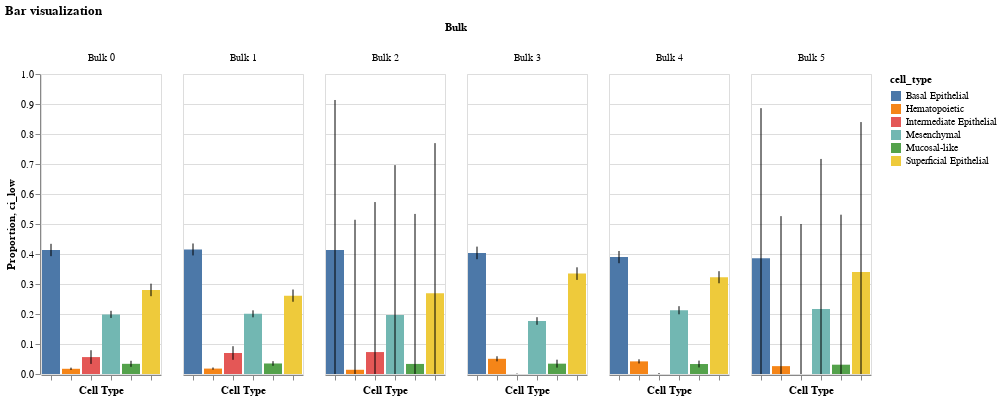

Notebook cell for this chart:
### Code cell
model.plot_proportions('bar').properties(title="Bar visualization ")

### Figure 1 — Vega-Lite specification as saved in the notebook (floating-point values rounded to 4 significant figures)
{"config": {"view": {"continuousWidth": 400, "continuousHeight": 300}}, "data": {"name": "data-b073ded25fb3da4830ee53681942ce66"}, "facet": {"column": {"field": "index", "title": "Bulk", "type": "nominal"}}, "spec": {"layer": [{"mark": "bar", "encoding": {"color": {"field": "cell_type", "type": "nominal"}, "x": {"axis": {"labels": false, "title": "Cell Type"}, "field": "cell_type", "type": "nominal"}, "y": {"axis": {"title": "Proportion"}, "field": "proportion", "type": "quantitative"}}}, {"mark": "errorbar", "encoding": {"x": {"axis": {"labels": false, "title": "Cell Type"}, "field": "cell_type", "type": "nominal"}, "y": {"field": "ci_low", "type": "quantitative"}, "y2": {"field": "ci_high"}}}]}, "title": "Bar visualization ", "$schema": "https://vega.github.io/schema/vega-lite/v4.17.0.json", "datasets": {"data-b073ded25fb3da4830ee53681942ce66": [{"index": "Bulk 0", "cell_type": "Basal Epithelial", "proportion": 0.4134, "ci_err": 0.02056, "ci_low": 0.3928, "ci_high": 0.4339}, {"index": "Bulk 1", "cell_type": "Basal Epithelial", "proportion": 0.4152, "ci_err": 0.01993, "ci_low": 0.3952, "ci_high": 0.4351}, {"index": "Bulk 2", "cell_type": "Basal Epithelial", "proportion": 0.4133, "ci_err": 0.5, "ci_low": 0.0, "ci_high": 0.9133}, {"index": "Bulk 3", "cell_type": "Basal Epithelial", "proportion": 0.4036, "ci_err": 0.02102, "ci_low": 0.3826, "ci_high": 0.4246}, {"index": "Bulk 4", "cell_type": "Basal Epithelial", "proportion": 0.3896, "ci_err": 0.02036, "ci_low": 0.3693, "ci_high": 0.41}, {"index": "Bulk 5", "cell_type": "Basal Epithelial", "proportion": 0.3861, "ci_err": 0.5, "ci_low": 0.0, "ci_high": 0.8861}, {"index": "Bulk 0", "cell_type": "Hematopoietic", "proportion": 0.01738, "ci_err": 0.00384, "ci_low": 0.01354, "ci_high": 0.02122}, {"index": "Bulk 1", "cell_type": "Hematopoietic", "proportion": 0.01803, "ci_err": 0.003632, "ci_low": 0.0144, "ci_high": 0.02166}, {"index": "Bulk 2", "cell_type": "Hematopoietic", "proportion": 0.01411, "ci_err": 0.5, "ci_low": 0.0, "ci_high": 0.5141}, {"index": "Bulk 3", "cell_type": "Hematopoietic", "proportion": 0.05068, "ci_err": 0.008439, "ci_low": 0.04224, "ci_high": 0.05911}, {"index": "Bulk 4", "cell_type": "Hematopoietic", "proportion": 0.04209, "ci_err": 0.006963, "ci_low": 0.03512, "ci_high": 0.04905}, {"index": "Bulk 5", "cell_type": "Hematopoietic", "proportion": 0.02623, "ci_err": 0.5, "ci_low": 0.0, "ci_high": 0.5262}, {"index": "Bulk 0", "cell_type": "Intermediate Epithelial", "proportion": 0.05636, "ci_err": 0.02282, "ci_low": 0.03354, "ci_high": 0.07917}, {"index": "Bulk 1", "cell_type": "Intermediate Epithelial", "proportion": 0.06994, "ci_err": 0.0227, "ci_low": 0.04724, "ci_high": 0.09264}, {"index": "Bulk 2", "cell_type": "Intermediate Epithelial", "proportion": 0.07313, "ci_err": 0.5, "ci_low": 0.0, "ci_high": 0.5731}, {"index": "Bulk 3", "cell_type": "Intermediate Epithelial", "proportion": 0.0, "ci_err": 0.001572, "ci_low": 0.0, "ci_high": 0.001572}, {"index": "Bulk 4", "cell_type": "Intermediate Epithelial", "proportion": 0.0, "ci_err": 0.003161, "ci_low": 0.0, "ci_high": 0.003161}, {"index": "Bulk 5", "cell_type": "Intermediate Epithelial", "proportion": 0.0, "ci_err": 0.5, "ci_low": 0.0, "ci_high": 0.5}, {"index": "Bulk 0", "cell_type": "Mesenchymal", "proportion": 0.1987, "ci_err": 0.01185, "ci_low": 0.1869, "ci_high": 0.2106}, {"index": "Bulk 1", "cell_type": "Mesenchymal", "proportion": 0.2006, "ci_err": 0.01166, "ci_low": 0.189, "ci_high": 0.2123}, {"index": "Bulk 2", "cell_type": "Mesenchymal", "proportion": 0.1963, "ci_err": 0.5, "ci_low": 0.0, "ci_high": 0.6963}, {"index": "Bulk 3", "cell_type": "Mesenchymal", "proportion": 0.1766, "ci_err": 0.01271, "ci_low": 0.1639, "ci_high": 0.1893}, {"index": "Bulk 4", "cell_type": "Mesenchymal", "proportion": 0.2125, "ci_err": 0.01358, "ci_low": 0.1989, "ci_high": 0.2261}, {"index": "Bulk 5", "cell_type": "Mesenchymal", "proportion": 0.2169, "ci_err": 0.5, "ci_low": 0.0, "ci_high": 0.7169}, {"index": "Bulk 0", "cell_type": "Mucosal-like", "proportion": 0.03393, "ci_err": 0.01012, "ci_low": 0.02381, "ci_high": 0.04405}, {"index": "Bulk 1", "cell_type": "Mucosal-like", "proportion": 0.03506, "ci_err": 0.007715, "ci_low": 0.02735, "ci_high": 0.04278}, {"index": "Bulk 2", "cell_type": "Mucosal-like", "proportion": 0.03357, "ci_err": 0.5, "ci_low": 0.0, "ci_high": 0.5336}, {"index": "Bulk 3", "cell_type": "Mucosal-like", "proportion": 0.03446, "ci_err": 0.01326, "ci_low": 0.02121, "ci_high": 0.04772}, {"index": "Bulk 4", "cell_type": "Mucosal-like", "proportion": 0.03323, "ci_err": 0.01131, "ci_low": 0.02192, "ci_high": 0.04454}, {"index": "Bulk 5", "cell_type": "Mucosal-like", "proportion": 0.03103, "ci_err": 0.5, "ci_low": 0.0, "ci_high": 0.531}, {"index": "Bulk 0", "cell_type": "Superficial Epithelial", "proportion": 0.2802, "ci_err": 0.02089, "ci_low": 0.2593, "ci_high": 0.3011}, {"index": "Bulk 1", "cell_type": "Superficial Epithelial", "proportion": 0.2612, "ci_err": 0.0204, "ci_low": 0.2408, "ci_high": 0.2816}, {"index": "Bulk 2", "cell_type": "Superficial Epithelial", "proportion": 0.2696, "ci_err": 0.5, "ci_low": 0.0, "ci_high": 0.7696}, {"index": "Bulk 3", "cell_type": "Superficial Epithelial", "proportion": 0.3346, "ci_err": 0.02102, "ci_low": 0.3136, "ci_high": 0.3557}, {"index": "Bulk 4", "cell_type": "Superficial Epithelial", "proportion": 0.3225, "ci_err": 0.02013, "ci_low": 0.3024, "ci_high": 0.3427}, {"index": "Bulk 5", "cell_type": "Superficial Epithelial", "proportion": 0.3397, "ci_err": 0.5, "ci_low": 0.0, "ci_high": 0.8397}]}}
